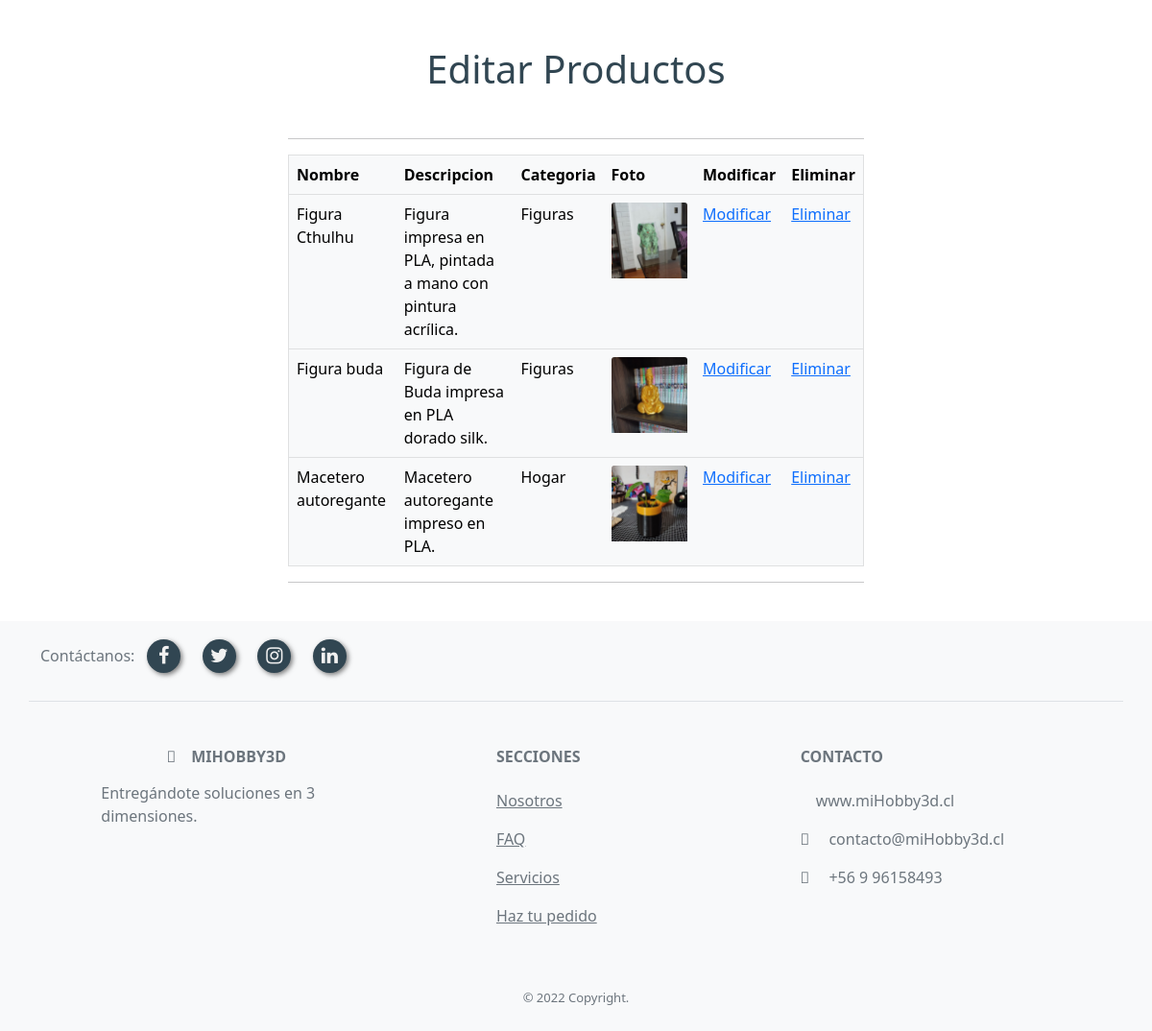
The page /lista_mod on the database as committed earlier.
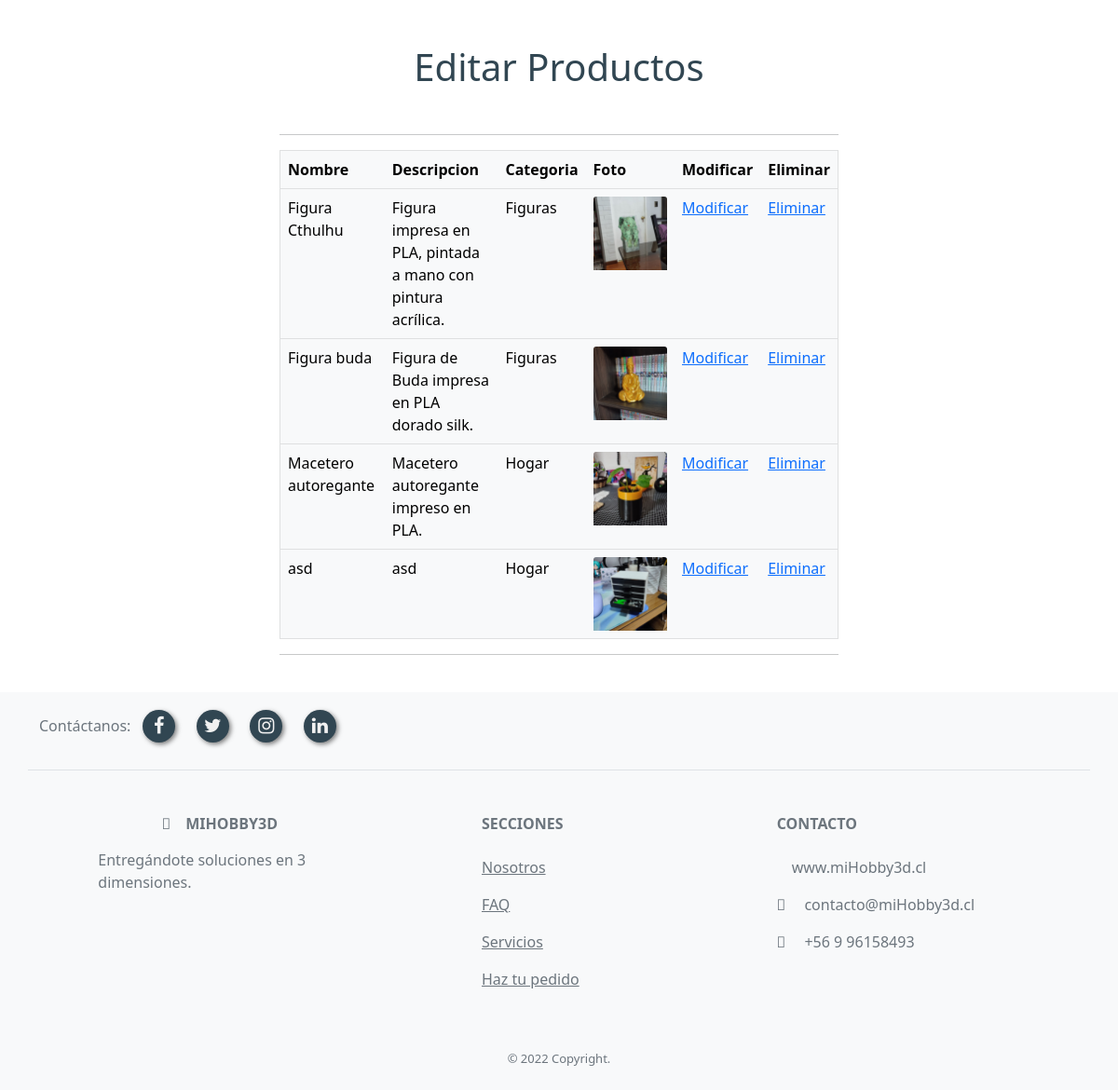
The same page on the database as committed later.
### homepage/models.py (models this page shows, shortened)
class Producto(models.Model):
    idProducto=models.IntegerField(primary_key=True, verbose_name='id de Producto')
    nombreProducto=models.CharField(max_length=50, verbose_name='nombre Producto')
    descripcionProducto=models.CharField(max_length=200, verbose_name='descripcion Producto')
    categoria=models.ForeignKey(CategoriaProducto, default=1, on_delete=models.CASCADE)
    imagenProducto=models.ImageField(upload_to='uploads', blank=True, verbose_name='Imagen Producto')

class CategoriaProducto(models.Model):
    idCategoria=models.IntegerField(primary_key=True, verbose_name='id de categoria')
    nombreCategoria=models.CharField(max_length=50, verbose_name='nombre categoria')
    def __str__(self):
        return self.nombreCategoria

### homepage/views.py (the view)
# urls.py: path('lista_mod', lista_mod ,name="lista_mod"),
def lista_mod(request):
    productos= Producto.objects.all()
    datos = {
        'productos': productos
    }
    return render(request, 'homepage/lista_mod.html', datos)

### homepage/templates/homepage/lista_mod.html (shortened to what this page needs)
{% load static %}
<!DOCTYPE html>
<html lang="en">
<head>
    <link href="https://cdn.jsdelivr.net/npm/bootstrap@5.1.3/dist/css/bootstrap.min.css" rel="stylesheet">
    <link rel="stylesheet" href="https://cdn.jsdelivr.net/npm/bootstrap-icons@1.3.0/font/bootstrap-icons.css" />
    <link rel="stylesheet" href="https://stackpath.bootstrapcdn.com/font-awesome/4.7.0/css/font-awesome.min.css">
    <link rel="stylesheet" href="{% static 'homepage/css/style.css' %}">
</head>
<body>
    <div class=" my-5 titulo-main">
        <h1>Editar Productos</h1>
    </div>
    <div class="row mt-5 col-6 d-flex mx-auto align-items-center">
        <hr>
        <table class="table table-light" border="1">
            <tr>
                <th>Nombre</th>
                <th>Descripcion</th>
                <th>Categoria</th>
                <th>Foto</th>
                <th>Modificar</th>
                <th>Eliminar</th>
            </tr>
            {% for pr in productos%}
            <tr>
                <td>{{pr.nombreProducto}}</td>
                <td>{{pr.descripcionProducto}}</td>
                <td>{{pr.categoria}}</td>
                <td><img src="{{pr.imagenProducto.url}}" class="card-img-top img-fluid"></td>
                <td><a href="{% url 'modificar_producto' pr.idProducto %}">Modificar</a></td>
                <td><a href="{% url 'eliminar_producto' pr.idProducto %}">Eliminar</a></td>
            </tr>
            {% endfor %}
        </table>
        <hr>
    </div>
    <footer class="text-center text-lg-start bg-light text-muted pt-4 mt-4">
        <div class="container d-flex border-bottom d-none d-lg-block">
            <span class="col-6">Contáctanos:</span>
            <div class="col-1">
                <div class="buttons">
                    <a href="#" class="fa fa-facebook"></a>
                    <a href="#" class="fa fa-twitter"></a>
                    <a href="https://www.instagram.com/mihobby3d.shop/" target="_blank" class="fa fa-instagram"></a>
                    <a href="#" class="fa fa-linkedin"></a>
                </div>
            </div>
        </div>
        <section class="">
            <div class="container text-center text-md-start mt-5">
                <div class="row mt-3">
                    <div class="col-md-3 col-lg-4 col-xl-3 mx-auto mb-4">
                        <h6 class="text-uppercase fw-bold mb-3 text-center">
                            <i class="fas fa-cube me-3"></i>miHobby3D
                        </h6>
                        <p>
                            Entregándote soluciones en 3 dimensiones.
                        </p>
                    </div>
                    <div class="col-md-2 col-lg-2 col-xl-2 mx-auto mb-4 d-none d-lg-block">
                        <h6 class="text-uppercase fw-bold mb-4">
                            Secciones
                        </h6>
                        <p>
                            <a href='/' class="text-reset">Nosotros</a>
                        </p>
                        <p>
                            <a href="#faq" class="text-reset">FAQ</a>
                        </p>
                        <p>
                            <a href="#servicios" class="text-reset">Servicios</a>
                        </p>
                        <p>
                            <a href="#contacto" class="text-reset">Haz tu pedido</a>
                        </p>
                    </div>
                    <div class="col-md-4 col-lg-3 col-xl-3 mx-auto mb-md-0 mb-4">
                        <h6 class="text-uppercase fw-bold mb-4">
                            Contacto
                        </h6>
                        <p> www.miHobby3d.cl</p>
                        <p>
                            <i class="fas fa-envelope me-3"></i> contacto@miHobby3d.cl
                        </p>
                        <p><i class="fas fa-phone me-3"></i> +56 9 96158493</p>
                    </div>
                </div>
            </div>
        </section>
        <div class="text-center p-4 copyright">
            © 2022 Copyright.
        </div>
    </footer>
</body>
</html>

### homepage/static/homepage/css/style.css (style rules this page uses)
.titulo-main { text-align: center; }
.buttons { min-width: 230px; display: flex; justify-content: space-around; }
.buttons a { text-decoration: none; font-size: 20px; width: 35px; height: 35px; line-height: 35px; text-align: center; background: #314652; color: #f1f1f1; border-radius: 50%; box-shadow: 2px 2px 5px rgba(0, 0, 0, .5); transition: all .4s ease-in-out; position: relative; top: -29px; right: -100px; }
.titulo-main { color: #314652; font-weight: 600; }
.copyright { font-size: small; }

Rows that differ between the two databases and show on the page:
added Producto: nombreProducto "asd", descripcionProducto "asd", categoria "Hogar", imagenProducto (picture)
